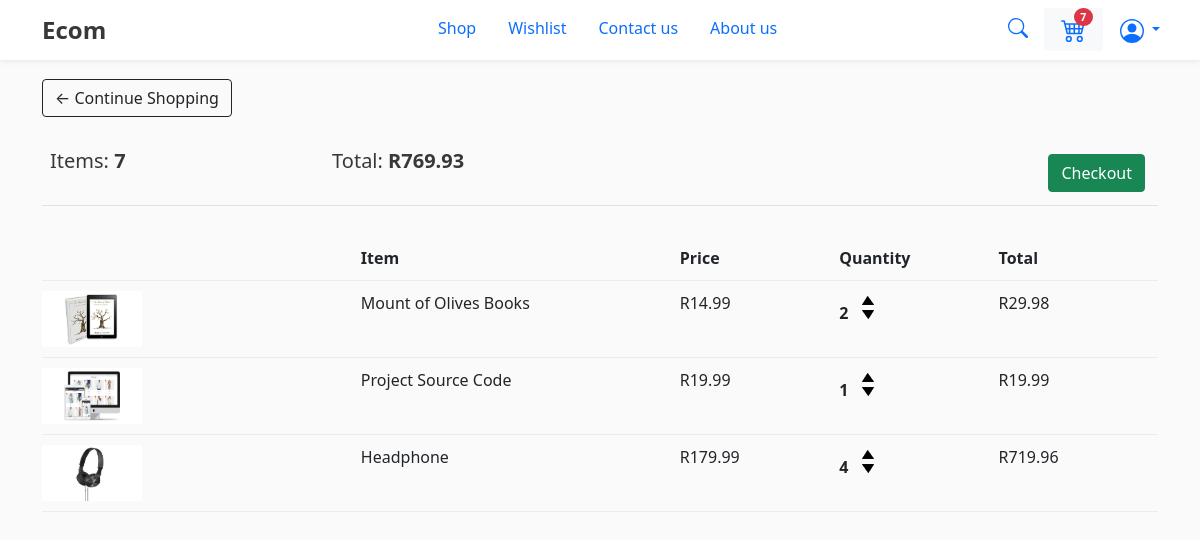
Before: /cart/ (signed in) with the older database file.
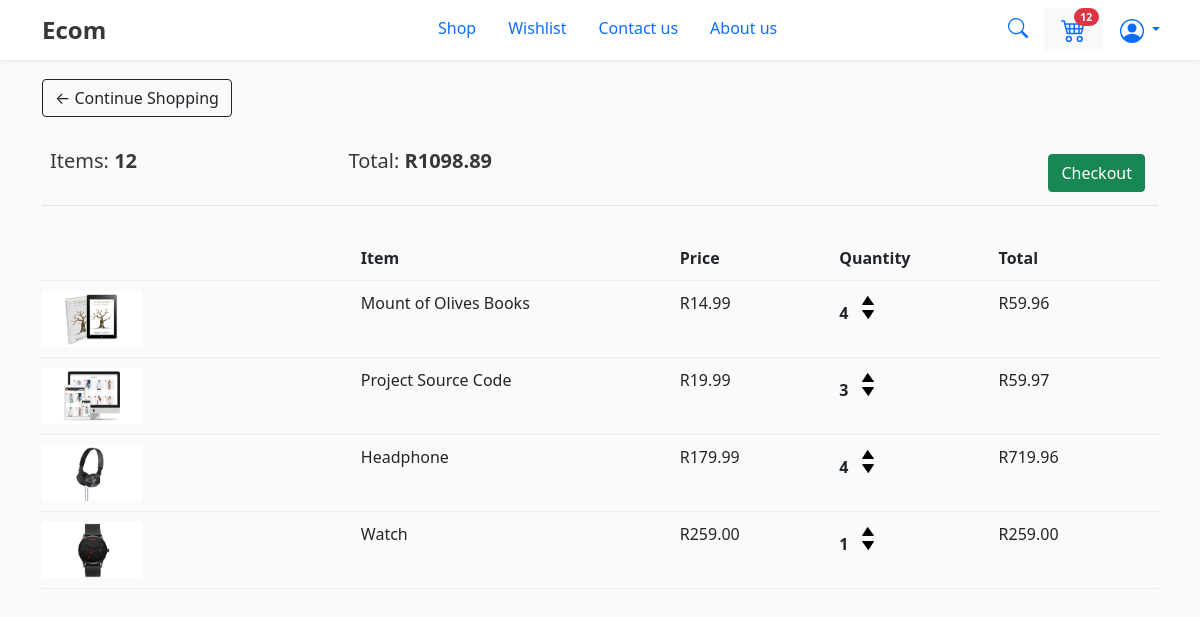
After: the same page with the newer database file.
### customers/models.py (models this page shows, shortened)
class Order(models.Model):
    customer =models.ForeignKey(Customer , on_delete=models.SET_NULL, blank = True, null = True)
    date_orderd = models.DateTimeField(auto_now_add =True)
    complete = models.BooleanField(default = False, null=True, blank = False )
    transaction_id = models.CharField(max_length= 200 , null =True)
    @property
    def get_cart_total(self):
        orderitems = self.orderitem_set.all()
        total = sum([item.get_total for item in orderitems])
        return total
    @property
    def get_cart_items(self):
        orderitems = self.orderitem_set.all()
        total = sum([item.quantity for item in orderitems])
        return total

class OrderItem(models.Model):
     product =models.ForeignKey("shop.Product" , on_delete=models.SET_NULL, blank = True, null = True)
     order =models.ForeignKey(Order , on_delete=models.SET_NULL, blank = True, null = True)
     quantity = models.IntegerField(default =0, null = True, blank = True)
     date_added = models.DateTimeField(auto_now_add =True)
     @property
     def get_total(self):
            total = self.product.price * self.quantity
            return total

### shop/models.py (models this page shows, shortened)
class Product(models.Model):
    image = models.ImageField(null=True, blank=True)
    name = models.CharField(max_length = 200, null = True )
    price = models.FloatField()
    description = models.TextField( default="product description not provided")
    category = models.ForeignKey(Category,on_delete=models.CASCADE, null =True , blank =True)
    digital = models.BooleanField(default = False ,null =True , blank =False)
    @property
    def imageURL(self):
        try:
            url = self.image.url
        except:
            url = ''
        return url

### shop/views.py (the view)
# urls.py: path("cart/", views.cart , name = "cart"),
@login_required
def cart(request):
    if request.user.is_authenticated:
        customer = request.user.customer
        order , created = Order.objects.get_or_create(customer = customer, complete = False)
        items = order.orderitem_set.all()  # I HAVE SEEN THIS NOTATION SEVERAL TIMES
        cartItems = order.get_cart_items
    else:
        items = []
        order = {'get_cart_total': 0, 'get_cart_items':0 , 'shipping' : False}
        cartItems =order['get_cart_items']
    context ={'items': items, 'order':order, }
    return render(request, 'shop/cart.html', context)

### shop/context_processors.py (called while the page is built)
def cartItems(request):
    if request.user.is_authenticated:
        customer = request.user.customer
        order , created = Order.objects.get_or_create(customer = customer, complete = False)
        cartItems = order.get_cart_items
        return {"cartItems":cartItems}
    else:
        return {}

### shop/templates/shop/cart.html
{% extends 'shop/main.html' %}
{% load static %}
{% block content %}
<div class="container" style="margin-top: 0.5cm;">
	<div class="row">
		<div class="col-lg-12">
			<div class="box-element">
				<a  class="btn btn-outline-dark" href="{% url 'shop:shop' %}">&#x2190; Continue Shopping</a>
				<br>
				<br>
				<table class="table">
					<tr>
						<th><h5>Items: <strong>{{order.get_cart_items}}</strong></h5></th>
						<th><h5>Total:<strong> R{{order.get_cart_total|floatformat:2}}</strong></h5></th>
						<th>
							<a  style="float:right; margin:5px;" class="btn btn-success" href="{% url 'shop:checkout' %}">Checkout</a>
						</th>
					</tr>
				</table>
			</div>
			<br>
			<div class="box-element">
				<div class="cart-row">
					<div style="flex:2"></div>
					<div style="flex:2"><strong>Item</strong></div>
					<div style="flex:1"><strong>Price</strong></div>
					<div style="flex:1"><strong>Quantity</strong></div>
					<div style="flex:1"><strong>Total</strong></div>
				</div>
				{% for item in items %}
				<div class="cart-row">
					<div style="flex:2"><img class="row-image" src="{{item.product.imageURL}}"></div>
					<div style="flex:2"><p>{{item.product.name}}</p></div>
					<div style="flex:1"><p>R{{item.product.price|floatformat:2}}</p></div>
					<div style="flex:1">
						<p class="quantity">{{item.quantity}}</p>
						<div class="quantity">
							<img data-product="{{item.product.id}}" data-action="add" class="chg-quantity update-cart" src="{% static  'images/arrow-up.png' %}">
							<img data-product="{{item.product.id}}" data-action="remove" class="chg-quantity update-cart" src="{% static  'images/arrow-down.png' %}">
						</div>
					</div>
					<div style="flex:1"><p>R{{item.get_total|floatformat:2}}</p></div>
				</div>
				{% endfor %}
			</div>
		</div>
	</div>
	</div>
{% endblock content %}

### shop/templates/shop/main.html (shortened to what this page needs)
<!DOCTYPE html>
{% load static %}
<html>
<head>
  {% load static %}
  {% load bootstrap5 %}
    <link href="https://cdn.jsdelivr.net/npm/bootstrap@5.0.2/dist/css/bootstrap.min.css" rel="stylesheet">
    <link rel='stylesheet' type='text/css'  href="{% static 'mycss/main.css' %}">
</head>
{% url 'shop:shop' as shop_path %}
{% url 'shop:posts' as posts_path %}
{% url 'shop:read_post' "%d" as read_post_path %}
<header class="sticky-top"  >
  <div style="width:95%" class="container-fluid">
      <div class="row">
            <div style="margin-top: 1rem;" id="icon" class="col-lg-4 col-md-2 col-sm-8 col-6">
                <h4><strong>Ecom</strong></h4>
            </div>
            <div id="navigation" class="col-lg-6 col-md-7 col-sm-7 d-none  d-md-block ">
              <div  class="d-flex">
              {% if request.path == shop_path %}
                <li class="nav-item">
                  <a style="font-weight: 600;color: black;" class="nav-link" aria-current="page" href="{% url 'shop:shop' %}">Shop</a>
                </li>
                {% else %}
                <li class="nav-item">
                  <a class="nav-link" aria-current="page" href="{% url 'shop:shop' %}">Shop</a>
                </li>
                {% endif %}
                {% if request.path == posts_path or request.path == read_post_path %}
                <li class="nav-item">
                  <a style="font-weight: 600;color: black;" class="nav-link" aria-current="page" href="{% url 'shop:posts' %}">Blog</a>
                </li>
                {% else %}
                <li class="nav-item">
                  <a class="nav-link" aria-current="page" href="{% url 'shop:posts' %}">Wishlist</a>
                </li>
                {% endif %}
                <li class="nav-item">
                  <a class="nav-link" href="#">Contact us</a>
                </li>
                <li class="nav-item">
                  <a class="nav-link" href="#">About us</a>
                </li>
              </div>
            </div>
            <div id="profile" class="col-lg-2 col-md-3 col-sm-4 col-6">
              <li class="nav-item">
                <button  onclick="searchBar()" class="btn btn-sm nav-link" style="border: none;background: none;">
                </button>
              </li>
              <li class="nav-item">
              <a href="{% url 'shop:cart' %}"> <button href="#" class="btn d-flex btn-light btn-sm position-relative nav-link" name="submit">
                  <span class="position-absolute top-25 start-50 badge rounded-pill bg-danger">
                    {{cartItems|default:0 }}
                  </span>
                 </button>
                </a>
              </li>
                <li class="nav-item">
                  <div class="btn-group">
                    <button type="button" class="btn  dropdown-toggle nav-link" data-bs-toggle="dropdown" data-bs-display="static" aria-expanded="false">
                    </button>
                  </div>
                </li>
            </div>
      </div>
  </div>
</header>
<body>
  {% block content %}
  {% endblock content %}
</body>
</html>

### shop/static/mycss/main.css (style rules this page uses)
body { background-color: hsl(0, 0%, 98%); }
.row-image { width: 100px; }
.cart-row { display: flex; align-items: flex-stretch; padding-bottom: 10px; margin-bottom: 10px; border-bottom: 1px solid #ececec; }
.quantity { display: inline-block; font-weight: 700; padding-right:10px; }
.chg-quantity { width: 12px; cursor: pointer; display: block; margin-top: 5px; transition:.1s; }

### shop/templates/shop/main.html (style rules this page uses)
header { height: 60px; box-shadow: 0 0 6px rgb(221, 221, 221); background-color: rgb(255, 255, 255); }
#navigation { margin-top: 0.5rem; list-style: none; }
#profile { display: flex; margin-top: 0.5rem; list-style: none; }
h1,h2,h3,h4,h5,h6 { color:hsl(0, 0%, 22%); }

Changed rows visible on the page:
changed through a linked row, Order: get_cart_items "7" → "12"; get_cart_total "769.93" → "1098.89"
changed OrderItem "Mount of Olives Books": quantity "2" → "4"; get_total "29.98" → "59.96"
changed OrderItem "Project Source Code": quantity "1" → "3"; get_total "19.99" → "59.97"
added OrderItem: product.imageURL (picture), product.name "Watch", product.price "259.00", quantity "1", get_total "259.00"
Other visible differences:
{{ cartItems|default:0 }}: "7" → "12"
